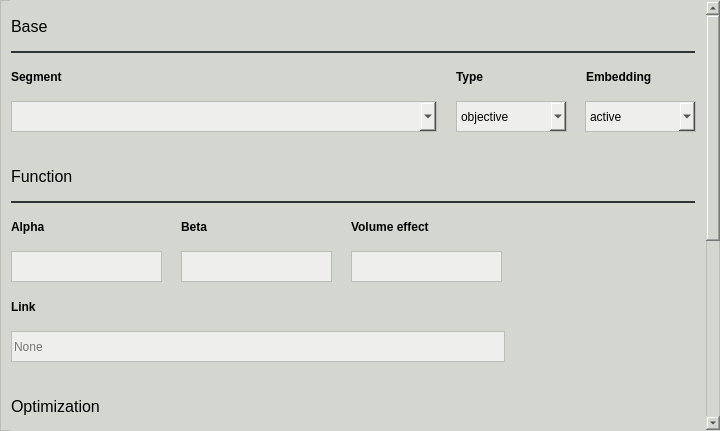
<?xml version="1.0" encoding="UTF-8"?>
<ui version="4.0">
 <class>lq_poisson_tcp_window</class>
 <widget class="QMainWindow" name="lq_poisson_tcp_window">
  <property name="windowModality">
   <enum>Qt::ApplicationModal</enum>
  </property>
  <property name="geometry">
   <rect>
    <x>0</x>
    <y>0</y>
    <width>720</width>
    <height>431</height>
   </rect>
  </property>
  <property name="minimumSize">
   <size>
    <width>720</width>
    <height>431</height>
   </size>
  </property>
  <property name="maximumSize">
   <size>
    <width>720</width>
    <height>431</height>
   </size>
  </property>
  <property name="windowTitle">
   <string>LQ Poisson TCP Editor</string>
  </property>
  <property name="styleSheet">
   <string notr="true">color: rgb(0, 0, 0);
background-color: rgb(211, 215, 207);</string>
  </property>
  <widget class="QWidget" name="body_widget">
   <property name="styleSheet">
    <string notr="true">color: rgb(0, 0, 0);
background-color: rgb(211, 215, 207);
border: 1px solid;
border-color: rgb(186, 189, 182);</string>
   </property>
   <widget class="QScrollArea" name="scroll_area">
    <property name="geometry">
     <rect>
      <x>10</x>
      <y>0</y>
      <width>711</width>
      <height>431</height>
     </rect>
    </property>
    <property name="styleSheet">
     <string notr="true">border-color: transparent;</string>
    </property>
    <property name="widgetResizable">
     <bool>false</bool>
    </property>
    <widget class="QWidget" name="scroll_contents">
     <property name="geometry">
      <rect>
       <x>0</x>
       <y>0</y>
       <width>690</width>
       <height>760</height>
      </rect>
     </property>
     <widget class="QComboBox" name="embedding_cbox">
      <property name="geometry">
       <rect>
        <x>574</x>
        <y>100</y>
        <width>111</width>
        <height>31</height>
       </rect>
      </property>
      <property name="cursor">
       <cursorShape>PointingHandCursor</cursorShape>
      </property>
      <property name="styleSheet">
       <string notr="true">color: rgb(0, 0, 0);
background-color: rgb(238, 238, 236);
border: 1px solid;
border-color: rgb(186, 189, 182);</string>
      </property>
      <property name="currentIndex">
       <number>0</number>
      </property>
      <item>
       <property name="text">
        <string>active</string>
       </property>
      </item>
      <item>
       <property name="text">
        <string>passive</string>
       </property>
      </item>
     </widget>
     <widget class="QLabel" name="segment_label">
      <property name="geometry">
       <rect>
        <x>0</x>
        <y>60</y>
        <width>431</width>
        <height>31</height>
       </rect>
      </property>
      <property name="font">
       <font>
        <weight>75</weight>
        <bold>true</bold>
       </font>
      </property>
      <property name="styleSheet">
       <string notr="true">border: 0px solid;</string>
      </property>
      <property name="text">
       <string>Segment</string>
      </property>
     </widget>
     <widget class="QLabel" name="embedding_label">
      <property name="geometry">
       <rect>
        <x>575</x>
        <y>60</y>
        <width>109</width>
        <height>31</height>
       </rect>
      </property>
      <property name="font">
       <font>
        <weight>75</weight>
        <bold>true</bold>
       </font>
      </property>
      <property name="styleSheet">
       <string notr="true">border: 0px solid;</string>
      </property>
      <property name="text">
       <string>Embedding</string>
      </property>
     </widget>
     <widget class="QLabel" name="base_label">
      <property name="geometry">
       <rect>
        <x>0</x>
        <y>10</y>
        <width>684</width>
        <height>31</height>
       </rect>
      </property>
      <property name="font">
       <font>
        <pointsize>12</pointsize>
       </font>
      </property>
      <property name="styleSheet">
       <string notr="true">border: 0px solid;</string>
      </property>
      <property name="text">
       <string>Base</string>
      </property>
     </widget>
     <widget class="QComboBox" name="type_cbox">
      <property name="geometry">
       <rect>
        <x>445</x>
        <y>100</y>
        <width>111</width>
        <height>31</height>
       </rect>
      </property>
      <property name="cursor">
       <cursorShape>PointingHandCursor</cursorShape>
      </property>
      <property name="styleSheet">
       <string notr="true">color: rgb(0, 0, 0);
background-color: rgb(238, 238, 236);
border: 1px solid;
border-color: rgb(186, 189, 182);</string>
      </property>
      <property name="currentIndex">
       <number>0</number>
      </property>
      <item>
       <property name="text">
        <string>objective</string>
       </property>
      </item>
      <item>
       <property name="text">
        <string>constraint</string>
       </property>
      </item>
     </widget>
     <widget class="Line" name="base_line">
      <property name="geometry">
       <rect>
        <x>0</x>
        <y>50</y>
        <width>684</width>
        <height>2</height>
       </rect>
      </property>
      <property name="styleSheet">
       <string notr="true">border-color: rgb(46, 52, 54);</string>
      </property>
     </widget>
     <widget class="QLabel" name="type_label">
      <property name="geometry">
       <rect>
        <x>445</x>
        <y>60</y>
        <width>111</width>
        <height>31</height>
       </rect>
      </property>
      <property name="font">
       <font>
        <weight>75</weight>
        <bold>true</bold>
       </font>
      </property>
      <property name="styleSheet">
       <string notr="true">border: 0px solid;</string>
      </property>
      <property name="text">
       <string>Type</string>
      </property>
     </widget>
     <widget class="QPushButton" name="close_component_pbutton">
      <property name="geometry">
       <rect>
        <x>614</x>
        <y>720</y>
        <width>71</width>
        <height>31</height>
       </rect>
      </property>
      <property name="cursor">
       <cursorShape>PointingHandCursor</cursorShape>
      </property>
      <property name="styleSheet">
       <string notr="true">color: rgb(0, 0, 0);
background-color: rgb(238, 238, 236);
border: 1px solid;
border-color: rgb(186, 189, 182);</string>
      </property>
      <property name="text">
       <string>Close</string>
      </property>
     </widget>
     <widget class="QLineEdit" name="identifier_ledit">
      <property name="geometry">
       <rect>
        <x>0</x>
        <y>630</y>
        <width>381</width>
        <height>31</height>
       </rect>
      </property>
      <property name="styleSheet">
       <string notr="true">color: rgb(0, 0, 0);
background-color: rgb(238, 238, 236);
border: 1px solid;
border-color: rgb(186, 189, 182);</string>
      </property>
      <property name="placeholderText">
       <string>None</string>
      </property>
     </widget>
     <widget class="QSpinBox" name="rank_sbox">
      <property name="geometry">
       <rect>
        <x>190</x>
        <y>480</y>
        <width>111</width>
        <height>31</height>
       </rect>
      </property>
      <property name="cursor">
       <cursorShape>IBeamCursor</cursorShape>
      </property>
      <property name="styleSheet">
       <string notr="true">color: rgb(0, 0, 0);
background-color: rgb(238, 238, 236);
border: 1px solid;
border-color: rgb(186, 189, 182);</string>
      </property>
      <property name="alignment">
       <set>Qt::AlignCenter</set>
      </property>
      <property name="buttonSymbols">
       <enum>QAbstractSpinBox::PlusMinus</enum>
      </property>
      <property name="minimum">
       <number>1</number>
      </property>
      <property name="maximum">
       <number>1000</number>
      </property>
      <property name="value">
       <number>1</number>
      </property>
     </widget>
     <widget class="QLabel" name="identifier_label">
      <property name="geometry">
       <rect>
        <x>0</x>
        <y>590</y>
        <width>381</width>
        <height>31</height>
       </rect>
      </property>
      <property name="font">
       <font>
        <weight>75</weight>
        <bold>true</bold>
       </font>
      </property>
      <property name="styleSheet">
       <string notr="true">border: 0px solid;</string>
      </property>
      <property name="text">
       <string>Identifier</string>
      </property>
     </widget>
     <widget class="QLineEdit" name="link_ledit">
      <property name="geometry">
       <rect>
        <x>0</x>
        <y>330</y>
        <width>494</width>
        <height>31</height>
       </rect>
      </property>
      <property name="styleSheet">
       <string notr="true">color: rgb(0, 0, 0);
background-color: rgb(238, 238, 236);
border: 1px solid;
border-color: rgb(186, 189, 182);</string>
      </property>
      <property name="placeholderText">
       <string>None</string>
      </property>
     </widget>
     <widget class="QLabel" name="link_label">
      <property name="geometry">
       <rect>
        <x>0</x>
        <y>290</y>
        <width>494</width>
        <height>31</height>
       </rect>
      </property>
      <property name="font">
       <font>
        <weight>75</weight>
        <bold>true</bold>
       </font>
      </property>
      <property name="styleSheet">
       <string notr="true">border: none;</string>
      </property>
      <property name="text">
       <string>Link</string>
      </property>
     </widget>
     <widget class="QLabel" name="function_label">
      <property name="geometry">
       <rect>
        <x>0</x>
        <y>160</y>
        <width>684</width>
        <height>31</height>
       </rect>
      </property>
      <property name="font">
       <font>
        <pointsize>12</pointsize>
       </font>
      </property>
      <property name="styleSheet">
       <string notr="true">border: 0px solid;</string>
      </property>
      <property name="text">
       <string>Function</string>
      </property>
     </widget>
     <widget class="QLabel" name="bounds_label">
      <property name="geometry">
       <rect>
        <x>323</x>
        <y>440</y>
        <width>364</width>
        <height>31</height>
       </rect>
      </property>
      <property name="font">
       <font>
        <weight>75</weight>
        <bold>true</bold>
       </font>
      </property>
      <property name="styleSheet">
       <string notr="true">border: 0px solid;</string>
      </property>
      <property name="text">
       <string>Bounds</string>
      </property>
     </widget>
     <widget class="QLabel" name="handling_viz_label">
      <property name="geometry">
       <rect>
        <x>0</x>
        <y>540</y>
        <width>684</width>
        <height>31</height>
       </rect>
      </property>
      <property name="font">
       <font>
        <pointsize>12</pointsize>
       </font>
      </property>
      <property name="styleSheet">
       <string notr="true">border: 0px solid;</string>
      </property>
      <property name="text">
       <string>Handling &amp; Visualization</string>
      </property>
     </widget>
     <widget class="QLabel" name="weight_label">
      <property name="geometry">
       <rect>
        <x>0</x>
        <y>440</y>
        <width>171</width>
        <height>31</height>
       </rect>
      </property>
      <property name="font">
       <font>
        <weight>75</weight>
        <bold>true</bold>
       </font>
      </property>
      <property name="styleSheet">
       <string notr="true">border: 0px solid;</string>
      </property>
      <property name="text">
       <string>Weight</string>
      </property>
     </widget>
     <widget class="QPushButton" name="save_component_pbutton">
      <property name="geometry">
       <rect>
        <x>534</x>
        <y>720</y>
        <width>71</width>
        <height>31</height>
       </rect>
      </property>
      <property name="cursor">
       <cursorShape>PointingHandCursor</cursorShape>
      </property>
      <property name="styleSheet">
       <string notr="true">color: rgb(0, 0, 0);
background-color: rgb(238, 238, 236);
border: 1px solid;
border-color: rgb(186, 189, 182);</string>
      </property>
      <property name="text">
       <string>Save</string>
      </property>
     </widget>
     <widget class="Line" name="function_line">
      <property name="geometry">
       <rect>
        <x>0</x>
        <y>200</y>
        <width>684</width>
        <height>2</height>
       </rect>
      </property>
      <property name="styleSheet">
       <string notr="true">border-color: rgb(46, 52, 54);</string>
      </property>
     </widget>
     <widget class="QLabel" name="conjunction">
      <property name="geometry">
       <rect>
        <x>494</x>
        <y>485</y>
        <width>16</width>
        <height>17</height>
       </rect>
      </property>
      <property name="font">
       <font>
        <weight>75</weight>
        <bold>true</bold>
       </font>
      </property>
      <property name="styleSheet">
       <string notr="true">border: none;</string>
      </property>
      <property name="text">
       <string>-</string>
      </property>
      <property name="alignment">
       <set>Qt::AlignCenter</set>
      </property>
     </widget>
     <widget class="QLabel" name="optimization_label">
      <property name="geometry">
       <rect>
        <x>0</x>
        <y>390</y>
        <width>684</width>
        <height>31</height>
       </rect>
      </property>
      <property name="font">
       <font>
        <pointsize>12</pointsize>
       </font>
      </property>
      <property name="styleSheet">
       <string notr="true">border: 0px solid;</string>
      </property>
      <property name="text">
       <string>Optimization</string>
      </property>
     </widget>
     <widget class="QLabel" name="rank_label">
      <property name="geometry">
       <rect>
        <x>190</x>
        <y>440</y>
        <width>111</width>
        <height>31</height>
       </rect>
      </property>
      <property name="font">
       <font>
        <weight>75</weight>
        <bold>true</bold>
       </font>
      </property>
      <property name="styleSheet">
       <string notr="true">border: 0px solid;</string>
      </property>
      <property name="text">
       <string>Rank</string>
      </property>
     </widget>
     <widget class="QLineEdit" name="upper_bound_ledit">
      <property name="geometry">
       <rect>
        <x>515</x>
        <y>480</y>
        <width>170</width>
        <height>31</height>
       </rect>
      </property>
      <property name="styleSheet">
       <string notr="true">color: rgb(0, 0, 0);
background-color: rgb(238, 238, 236);
border: 1px solid;
border-color: rgb(186, 189, 182);</string>
      </property>
      <property name="alignment">
       <set>Qt::AlignCenter</set>
      </property>
      <property name="placeholderText">
       <string>1.0</string>
      </property>
     </widget>
     <widget class="QLineEdit" name="weight_ledit">
      <property name="geometry">
       <rect>
        <x>0</x>
        <y>480</y>
        <width>171</width>
        <height>31</height>
       </rect>
      </property>
      <property name="styleSheet">
       <string notr="true">color: rgb(0, 0, 0);
background-color: rgb(238, 238, 236);
border: 1px solid;
border-color: rgb(186, 189, 182);</string>
      </property>
      <property name="alignment">
       <set>Qt::AlignCenter</set>
      </property>
      <property name="placeholderText">
       <string>1.0</string>
      </property>
     </widget>
     <widget class="QCheckBox" name="disp_component_check">
      <property name="geometry">
       <rect>
        <x>0</x>
        <y>680</y>
        <width>231</width>
        <height>23</height>
       </rect>
      </property>
      <property name="cursor">
       <cursorShape>PointingHandCursor</cursorShape>
      </property>
      <property name="styleSheet">
       <string notr="true">border: 0px;
color: rgb(0, 0, 0);</string>
      </property>
      <property name="text">
       <string>Display component</string>
      </property>
      <property name="checked">
       <bool>true</bool>
      </property>
     </widget>
     <widget class="Line" name="handling_viz_line">
      <property name="geometry">
       <rect>
        <x>0</x>
        <y>580</y>
        <width>684</width>
        <height>2</height>
       </rect>
      </property>
      <property name="styleSheet">
       <string notr="true">border-color: rgb(46, 52, 54);</string>
      </property>
     </widget>
     <widget class="Line" name="optimization_line">
      <property name="geometry">
       <rect>
        <x>0</x>
        <y>430</y>
        <width>684</width>
        <height>2</height>
       </rect>
      </property>
      <property name="styleSheet">
       <string notr="true">border-color: rgb(46, 52, 54);</string>
      </property>
     </widget>
     <widget class="QLineEdit" name="lower_bound_ledit">
      <property name="geometry">
       <rect>
        <x>320</x>
        <y>480</y>
        <width>170</width>
        <height>31</height>
       </rect>
      </property>
      <property name="styleSheet">
       <string notr="true">color: rgb(0, 0, 0);
background-color: rgb(238, 238, 236);
border: 1px solid;
border-color: rgb(186, 189, 182);</string>
      </property>
      <property name="alignment">
       <set>Qt::AlignCenter</set>
      </property>
      <property name="placeholderText">
       <string>0.0</string>
      </property>
     </widget>
     <widget class="QLabel" name="beta_label">
      <property name="geometry">
       <rect>
        <x>170</x>
        <y>210</y>
        <width>151</width>
        <height>31</height>
       </rect>
      </property>
      <property name="font">
       <font>
        <weight>75</weight>
        <bold>true</bold>
       </font>
      </property>
      <property name="styleSheet">
       <string notr="true">border: 0px solid;</string>
      </property>
      <property name="text">
       <string>Beta</string>
      </property>
     </widget>
     <widget class="QLineEdit" name="vol_eff_ledit">
      <property name="geometry">
       <rect>
        <x>340</x>
        <y>250</y>
        <width>151</width>
        <height>31</height>
       </rect>
      </property>
      <property name="styleSheet">
       <string notr="true">color: rgb(0, 0, 0);
background-color: rgb(238, 238, 236);
border: 1px solid;
border-color: rgb(186, 189, 182);</string>
      </property>
      <property name="alignment">
       <set>Qt::AlignCenter</set>
      </property>
     </widget>
     <widget class="QLabel" name="alpha_label">
      <property name="geometry">
       <rect>
        <x>0</x>
        <y>210</y>
        <width>151</width>
        <height>31</height>
       </rect>
      </property>
      <property name="font">
       <font>
        <weight>75</weight>
        <bold>true</bold>
       </font>
      </property>
      <property name="styleSheet">
       <string notr="true">border: 0px solid;</string>
      </property>
      <property name="text">
       <string>Alpha</string>
      </property>
     </widget>
     <widget class="QLineEdit" name="beta_ledit">
      <property name="geometry">
       <rect>
        <x>170</x>
        <y>250</y>
        <width>151</width>
        <height>31</height>
       </rect>
      </property>
      <property name="styleSheet">
       <string notr="true">color: rgb(0, 0, 0);
background-color: rgb(238, 238, 236);
border: 1px solid;
border-color: rgb(186, 189, 182);</string>
      </property>
      <property name="alignment">
       <set>Qt::AlignCenter</set>
      </property>
     </widget>
     <widget class="QLineEdit" name="alpha_ledit">
      <property name="geometry">
       <rect>
        <x>0</x>
        <y>250</y>
        <width>151</width>
        <height>31</height>
       </rect>
      </property>
      <property name="styleSheet">
       <string notr="true">color: rgb(0, 0, 0);
background-color: rgb(238, 238, 236);
border: 1px solid;
border-color: rgb(186, 189, 182);</string>
      </property>
      <property name="alignment">
       <set>Qt::AlignCenter</set>
      </property>
     </widget>
     <widget class="QLabel" name="vol_eff_label">
      <property name="geometry">
       <rect>
        <x>340</x>
        <y>210</y>
        <width>151</width>
        <height>31</height>
       </rect>
      </property>
      <property name="font">
       <font>
        <weight>75</weight>
        <bold>true</bold>
       </font>
      </property>
      <property name="styleSheet">
       <string notr="true">border: 0px solid;</string>
      </property>
      <property name="text">
       <string>Volume effect</string>
      </property>
     </widget>
     <widget class="QComboBox" name="segment_cbox">
      <property name="geometry">
       <rect>
        <x>0</x>
        <y>100</y>
        <width>426</width>
        <height>31</height>
       </rect>
      </property>
      <property name="cursor">
       <cursorShape>PointingHandCursor</cursorShape>
      </property>
      <property name="styleSheet">
       <string notr="true">color: rgb(0, 0, 0);
background-color: rgb(238, 238, 236);
border: 1px solid;
border-color: rgb(186, 189, 182);</string>
      </property>
      <property name="currentIndex">
       <number>-1</number>
      </property>
     </widget>
    </widget>
   </widget>
  </widget>
 </widget>
 <resources>
  <include location="../../assets/resources.qrc"/>
 </resources>
 <connections/>
</ui>
